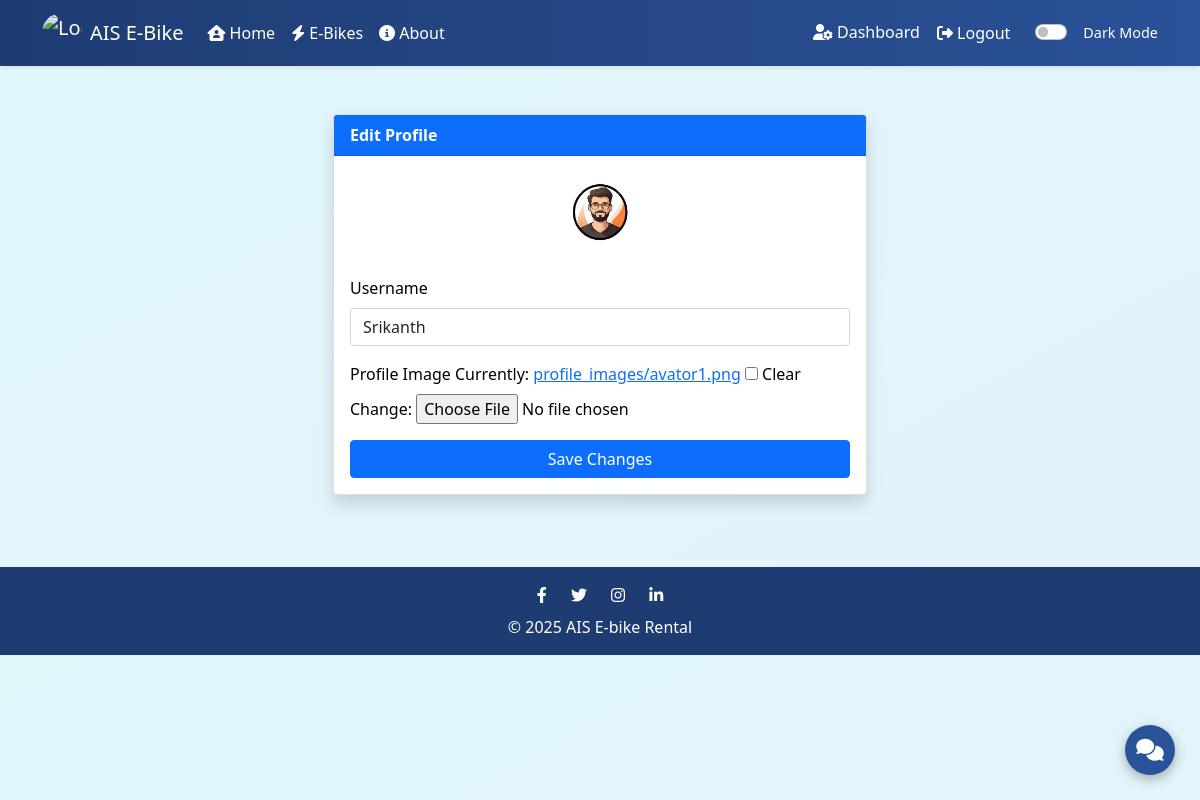
/profile/update/ (signed in), run on the app's committed database.
### core/models.py (models this page shows)
class User(AbstractUser):
    is_rider = models.BooleanField(default=False)
    is_vehicle_provider = models.BooleanField(default=False)
    mobile_number = models.CharField(max_length=15)
    profile_image = models.ImageField(upload_to='profile_images/', blank=True, null=True)

### core/views.py (the view)
# urls.py: path('profile/update/', views.profile_update, name='profile_update'),
@login_required
def profile_update(request):
    if request.method == 'POST':
        form = ProfileUpdateForm(request.POST, request.FILES, instance=request.user)
        if form.is_valid():
            form.save()
            if request.user.is_rider:
                return redirect('rider_dashboard')
            elif request.user.is_vehicle_provider:
                return redirect('vehicle_provider_dashboard')
            elif request.user.is_staff:
                return redirect('admin_dashboard')
            else:
                return redirect('home')
    else:
        form = ProfileUpdateForm(instance=request.user)
    return render(request, 'core/profile_update.html', {'form': form})

### core/forms.py
class ProfileUpdateForm(forms.ModelForm):
    class Meta:
        model = User
        fields = ['username', 'profile_image']
        widgets = {
            'username': forms.TextInput(attrs={'class': 'form-control', 'placeholder': 'Username'}),
        }

### core/context_processors.py (called while the page is built)
def unread_notification_count(request):
    try:
        Notification = apps.get_model('core', 'Notification')
        public_count = Notification.objects.filter(is_public=True).count()
        if request.user.is_authenticated:
            user_count = Notification.objects.filter(recipient=request.user, is_read=False).count()
            count = public_count + user_count
        else:
            count = public_count
    except Exception:
        count = 0
    return {'unread_notification_count': count}

### templates/core/profile_update.html (shortened to what this page needs)
{% extends 'core/base.html' %}
{% block content %}
<div class="container py-4">
  <div class="row justify-content-center">
    <div class="col-md-6">
      <div class="card shadow">
        <div class="card-header bg-primary text-white fw-bold">Edit Profile</div>
        <div class="card-body">
          <form method="post" enctype="multipart/form-data">
            <div class="mb-3 text-center">
              {% if user.profile_image %}
                <img src="{{ user.profile_image.url }}" alt="Profile Image" class="rounded-circle mb-2" style="width: 80px; height: 80px; object-fit: cover;">
              {% else %}
                <img src="https://api.dicebear.com/7.x/avataaars/svg?seed={{ user.username }}" alt="Profile Image" class="rounded-circle mb-2" style="width: 80px; height: 80px; object-fit: cover;">
              {% endif %}
            </div>
            <div class="mb-3">
              <label for="id_username" class="form-label">Username</label>
              {{ form.username }}
            </div>
            <div class="mb-3">
              <label for="id_profile_image" class="form-label">Profile Image</label>
              {{ form.profile_image }}
            </div>
            <button type="submit" class="btn btn-primary w-100">Save Changes</button>
          </form>
        </div>
      </div>
    </div>
  </div>
</div>
{% endblock %}

### templates/core/base.html (style rules this page uses)
:root { --main-bg: linear-gradient(to bottom right, #e0f7fa, #e3f2fd); --main-text: #000; --nav-bg: linear-gradient(to right, #1e3c72, #2a5298); --footer-bg: #1e3c72; }
body { background: var(--main-bg); color: var(--main-text); font-family: 'Segoe UI', sans-serif; transition: all 0.4s ease-in-out; }

### data on the page
User: profile_image (picture), username "Srikanth"
